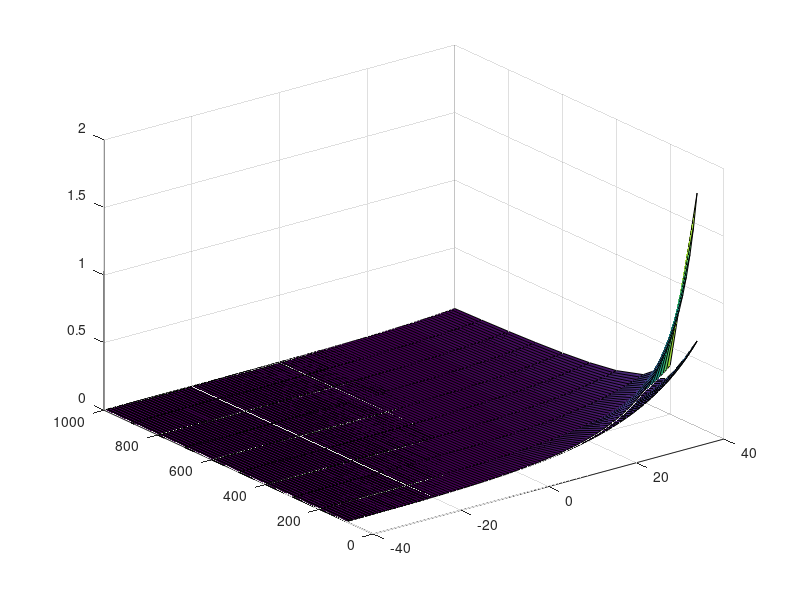
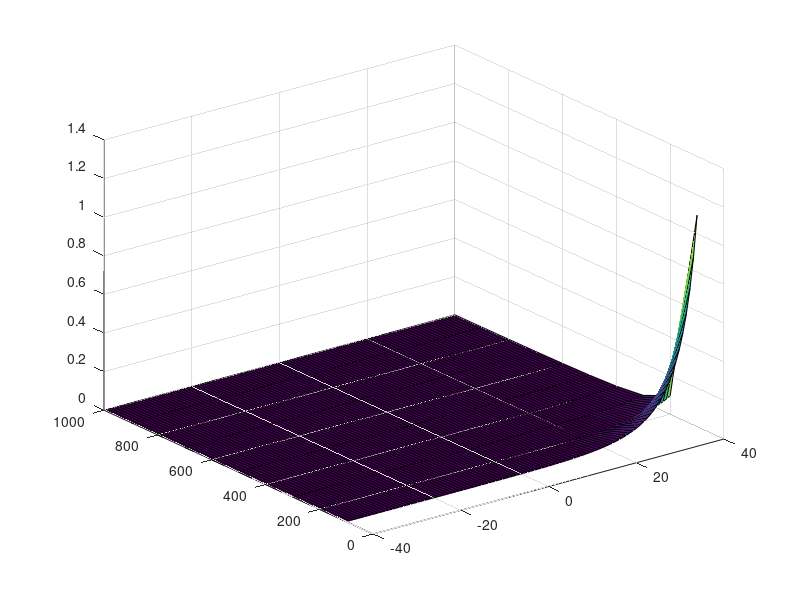

The MATLAB script that drew these images, in order:
function f = mixingRatios2()
    
    %%Constants
    L_lv0 = 2501;       %kJ/kg
    L_iv0 = 2834;       %kJ/kg
    c_pl = 4.218;       %kJ/kgK
    c_pi = 2.106;       %kJ/kgK
    c_pv = 1.870;       %kJ/kgK
    T_0 = 273.15;       %K
    e_s0 = 6.112;       %hPa
    R_v = 461.5/1000;   %kJ/kgK
    ep = 0.622;
    
   
    %e_s = e_s0*exp( (L_lv0/R_v) * (1/T_0 - 1./T) );
    %e_sL = e_s0*exp( (L_lv0 + T_0*(c_pl - c_pv))/R_v * (1/T_0 - 1./T) - (c_pl-c_pv)/R_v *log(T/T_0));
    
    t = linspace(-40,40,100); %oC    
    e_s = e_s0*exp(17.27*t./(t+237.7)); %hPa
    p = linspace(100,1000,10).';   %hPa

    %w = ep*e_s ./ (p - e_s);
        A = bsxfun(@minus,p,e_s);
        B = 1./A;
    w = ep*bsxfun(@times,e_s, B);
    %q = ep*e_s ./ (p - (1-ep)*e_s);
        C = p - (1-ep)*e_s;
        D = 1./C;
    q = ep*bsxfun(@times,e_s,D);
    
    difference = w - q;
    
%%Checking validity
    w_simple = ep*bsxfun(@times,e_s,1./p);
    
    eps1 = (w_simple - w).^2;
    SSE1 = sum(eps1.^2);
        %R_square1 = SSE1 / w_simple;
    f.SSE1 = SSE1;
    
    SSE2 = sum( (w_simple - q).^2 );
    SST2 = sum( (w_simple - mean(w_simple)).^2 );
    R_square2 = 1 - SSE2/SST2;
    f.R2 = R_square2;

    %%Plotting
    close all;

    figure;
    surf(t,p,w);
    %figure;
    hold on;
    surf(t,p,q);
    %xlim([800 1000]);
    %ylim([-40 -30]);
    
    hold on;
    surf(t,p,q);
    %xlim([800 1000]);
    %ylim([-40 -30]);
    
    figure;
    surf(t,p,difference);
    %xlim([0 1000]);
    %ylim([-40 40]);
end